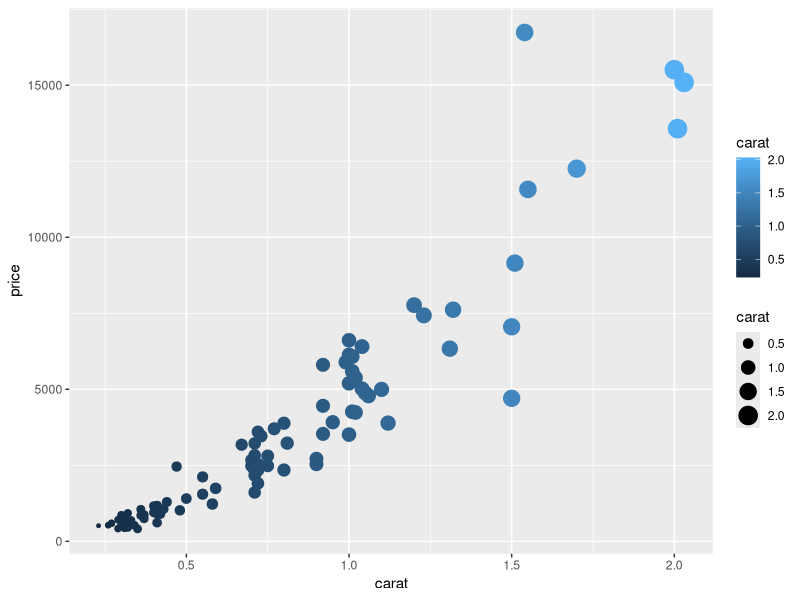

Reproduce this figure in R.
library(ggplot2)
library(dplyr)
diamonds_sample <- sample_n(diamonds, 100)

#1
carat_price <- ggplot(data = diamonds_sample) +
  geom_point(mapping = aes(x = carat, y = price, color = carat, size = carat))
